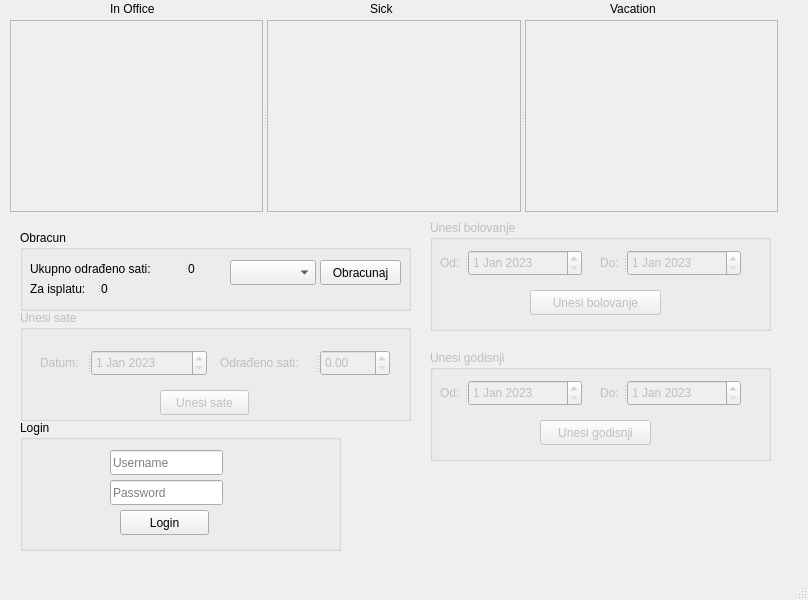
<?xml version="1.0" encoding="UTF-8"?>
<ui version="4.0">
 <class>MainWindow</class>
 <widget class="QMainWindow" name="MainWindow">
  <property name="enabled">
   <bool>true</bool>
  </property>
  <property name="geometry">
   <rect>
    <x>0</x>
    <y>0</y>
    <width>808</width>
    <height>600</height>
   </rect>
  </property>
  <property name="windowTitle">
   <string>MainWindow</string>
  </property>
  <widget class="QWidget" name="centralwidget">
   <widget class="QLabel" name="InOfficeLabel">
    <property name="geometry">
     <rect>
      <x>110</x>
      <y>0</y>
      <width>67</width>
      <height>17</height>
     </rect>
    </property>
    <property name="text">
     <string>In Office</string>
    </property>
   </widget>
   <widget class="QLabel" name="SickLabel">
    <property name="geometry">
     <rect>
      <x>370</x>
      <y>0</y>
      <width>67</width>
      <height>17</height>
     </rect>
    </property>
    <property name="text">
     <string>Sick</string>
    </property>
   </widget>
   <widget class="QLabel" name="VacationLabel">
    <property name="geometry">
     <rect>
      <x>610</x>
      <y>0</y>
      <width>67</width>
      <height>17</height>
     </rect>
    </property>
    <property name="text">
     <string>Vacation</string>
    </property>
   </widget>
   <widget class="QGroupBox" name="UnosSatiGroupView">
    <property name="enabled">
     <bool>false</bool>
    </property>
    <property name="geometry">
     <rect>
      <x>20</x>
      <y>310</y>
      <width>391</width>
      <height>111</height>
     </rect>
    </property>
    <property name="title">
     <string>Unesi sate</string>
    </property>
    <widget class="QPushButton" name="UnesiSateButton">
     <property name="geometry">
      <rect>
       <x>140</x>
       <y>80</y>
       <width>89</width>
       <height>25</height>
      </rect>
     </property>
     <property name="text">
      <string>Unesi sate</string>
     </property>
    </widget>
    <widget class="QSplitter" name="splitter_3">
     <property name="geometry">
      <rect>
       <x>20</x>
       <y>40</y>
       <width>167</width>
       <height>26</height>
      </rect>
     </property>
     <property name="orientation">
      <enum>Qt::Horizontal</enum>
     </property>
     <widget class="QLabel" name="DatumLabel">
      <property name="text">
       <string>Datum:</string>
      </property>
     </widget>
     <widget class="QDateEdit" name="DatumdateEdit">
      <property name="date">
       <date>
        <year>2023</year>
        <month>1</month>
        <day>1</day>
       </date>
      </property>
     </widget>
    </widget>
    <widget class="QSplitter" name="splitter_4">
     <property name="geometry">
      <rect>
       <x>200</x>
       <y>40</y>
       <width>170</width>
       <height>26</height>
      </rect>
     </property>
     <property name="orientation">
      <enum>Qt::Horizontal</enum>
     </property>
     <widget class="QLabel" name="SatiLabel">
      <property name="text">
       <string>Odrađeno sati:</string>
      </property>
     </widget>
     <widget class="QDoubleSpinBox" name="SatiSpinBox"/>
    </widget>
   </widget>
   <widget class="QGroupBox" name="BolovanjeGroupBox">
    <property name="enabled">
     <bool>false</bool>
    </property>
    <property name="geometry">
     <rect>
      <x>430</x>
      <y>220</y>
      <width>341</width>
      <height>111</height>
     </rect>
    </property>
    <property name="title">
     <string>Unesi bolovanje</string>
    </property>
    <widget class="QPushButton" name="UnesiBolovanjeButton">
     <property name="geometry">
      <rect>
       <x>100</x>
       <y>70</y>
       <width>131</width>
       <height>25</height>
      </rect>
     </property>
     <property name="text">
      <string>Unesi bolovanje</string>
     </property>
    </widget>
    <widget class="QSplitter" name="splitter_6">
     <property name="geometry">
      <rect>
       <x>10</x>
       <y>30</y>
       <width>142</width>
       <height>26</height>
      </rect>
     </property>
     <property name="orientation">
      <enum>Qt::Horizontal</enum>
     </property>
     <widget class="QLabel" name="BolovanjeOdLabel">
      <property name="text">
       <string>Od:</string>
      </property>
     </widget>
     <widget class="QDateEdit" name="BolovanjeOdDate">
      <property name="enabled">
       <bool>false</bool>
      </property>
      <property name="date">
       <date>
        <year>2023</year>
        <month>1</month>
        <day>1</day>
       </date>
      </property>
     </widget>
    </widget>
    <widget class="QSplitter" name="splitter_7">
     <property name="geometry">
      <rect>
       <x>170</x>
       <y>30</y>
       <width>141</width>
       <height>26</height>
      </rect>
     </property>
     <property name="orientation">
      <enum>Qt::Horizontal</enum>
     </property>
     <widget class="QLabel" name="BolovanjeDoLabel">
      <property name="text">
       <string>Do:</string>
      </property>
     </widget>
     <widget class="QDateEdit" name="BolovanjeDoDate">
      <property name="date">
       <date>
        <year>2023</year>
        <month>1</month>
        <day>1</day>
       </date>
      </property>
     </widget>
    </widget>
   </widget>
   <widget class="QGroupBox" name="GodisnjiGroupBox">
    <property name="enabled">
     <bool>false</bool>
    </property>
    <property name="geometry">
     <rect>
      <x>430</x>
      <y>350</y>
      <width>341</width>
      <height>111</height>
     </rect>
    </property>
    <property name="title">
     <string>Unesi godisnji</string>
    </property>
    <widget class="QPushButton" name="UnesiGodisnjiButton">
     <property name="geometry">
      <rect>
       <x>110</x>
       <y>70</y>
       <width>111</width>
       <height>25</height>
      </rect>
     </property>
     <property name="text">
      <string>Unesi godisnji</string>
     </property>
    </widget>
    <widget class="QSplitter" name="splitter_8">
     <property name="geometry">
      <rect>
       <x>10</x>
       <y>30</y>
       <width>142</width>
       <height>26</height>
      </rect>
     </property>
     <property name="orientation">
      <enum>Qt::Horizontal</enum>
     </property>
     <widget class="QLabel" name="GodisnjiOdDateLabel">
      <property name="text">
       <string>Od:</string>
      </property>
     </widget>
     <widget class="QDateEdit" name="GodisnjiOdDate">
      <property name="date">
       <date>
        <year>2023</year>
        <month>1</month>
        <day>1</day>
       </date>
      </property>
     </widget>
    </widget>
    <widget class="QSplitter" name="splitter_9">
     <property name="geometry">
      <rect>
       <x>170</x>
       <y>30</y>
       <width>141</width>
       <height>26</height>
      </rect>
     </property>
     <property name="orientation">
      <enum>Qt::Horizontal</enum>
     </property>
     <widget class="QLabel" name="GodisnjiDoDateLabel">
      <property name="text">
       <string>Do:</string>
      </property>
     </widget>
     <widget class="QDateEdit" name="GodisnjiDoDate">
      <property name="date">
       <date>
        <year>2023</year>
        <month>1</month>
        <day>1</day>
       </date>
      </property>
     </widget>
    </widget>
   </widget>
   <widget class="QGroupBox" name="LoginGroupBox">
    <property name="geometry">
     <rect>
      <x>20</x>
      <y>420</y>
      <width>321</width>
      <height>131</height>
     </rect>
    </property>
    <property name="title">
     <string>Login</string>
    </property>
    <widget class="QLineEdit" name="usernameField">
     <property name="geometry">
      <rect>
       <x>90</x>
       <y>30</y>
       <width>113</width>
       <height>25</height>
      </rect>
     </property>
     <property name="inputMask">
      <string/>
     </property>
     <property name="text">
      <string/>
     </property>
     <property name="placeholderText">
      <string>Username</string>
     </property>
    </widget>
    <widget class="QLineEdit" name="passwordField">
     <property name="geometry">
      <rect>
       <x>90</x>
       <y>60</y>
       <width>113</width>
       <height>25</height>
      </rect>
     </property>
     <property name="inputMask">
      <string/>
     </property>
     <property name="text">
      <string/>
     </property>
     <property name="placeholderText">
      <string>Password</string>
     </property>
    </widget>
    <widget class="QPushButton" name="LoginButton">
     <property name="geometry">
      <rect>
       <x>100</x>
       <y>90</y>
       <width>89</width>
       <height>25</height>
      </rect>
     </property>
     <property name="text">
      <string>Login</string>
     </property>
    </widget>
   </widget>
   <widget class="QSplitter" name="splitter">
    <property name="geometry">
     <rect>
      <x>10</x>
      <y>20</y>
      <width>768</width>
      <height>192</height>
     </rect>
    </property>
    <property name="orientation">
     <enum>Qt::Horizontal</enum>
    </property>
    <widget class="QListView" name="InOfficeListView">
     <property name="enabled">
      <bool>false</bool>
     </property>
    </widget>
    <widget class="QListView" name="SickListView">
     <property name="enabled">
      <bool>false</bool>
     </property>
    </widget>
    <widget class="QListView" name="VacationListView">
     <property name="enabled">
      <bool>false</bool>
     </property>
    </widget>
   </widget>
   <widget class="QGroupBox" name="ObracunGroupBox">
    <property name="enabled">
     <bool>true</bool>
    </property>
    <property name="geometry">
     <rect>
      <x>20</x>
      <y>230</y>
      <width>391</width>
      <height>81</height>
     </rect>
    </property>
    <property name="title">
     <string>Obracun</string>
    </property>
    <widget class="QSplitter" name="splitter_5">
     <property name="geometry">
      <rect>
       <x>10</x>
       <y>50</y>
       <width>79</width>
       <height>17</height>
      </rect>
     </property>
     <property name="orientation">
      <enum>Qt::Horizontal</enum>
     </property>
     <widget class="QLabel" name="ZaIsplatuLabel">
      <property name="text">
       <string>Za isplatu:</string>
      </property>
     </widget>
     <widget class="QLabel" name="BrojZaIsplatuLabel">
      <property name="text">
       <string>0</string>
      </property>
     </widget>
    </widget>
    <widget class="QSplitter" name="splitter_2">
     <property name="geometry">
      <rect>
       <x>10</x>
       <y>30</y>
       <width>167</width>
       <height>17</height>
      </rect>
     </property>
     <property name="orientation">
      <enum>Qt::Horizontal</enum>
     </property>
     <widget class="QLabel" name="UkupnoSatiLabel">
      <property name="text">
       <string>Ukupno odrađeno sati: </string>
      </property>
     </widget>
     <widget class="QLabel" name="BrojSatiLabel">
      <property name="text">
       <string>0</string>
      </property>
     </widget>
    </widget>
    <widget class="QComboBox" name="MjesecGroupBox">
     <property name="geometry">
      <rect>
       <x>210</x>
       <y>30</y>
       <width>86</width>
       <height>25</height>
      </rect>
     </property>
    </widget>
    <widget class="QPushButton" name="ObracunajButton">
     <property name="geometry">
      <rect>
       <x>300</x>
       <y>30</y>
       <width>81</width>
       <height>25</height>
      </rect>
     </property>
     <property name="text">
      <string>Obracunaj</string>
     </property>
    </widget>
   </widget>
  </widget>
  <widget class="QMenuBar" name="menubar">
   <property name="geometry">
    <rect>
     <x>0</x>
     <y>0</y>
     <width>808</width>
     <height>22</height>
    </rect>
   </property>
  </widget>
  <widget class="QStatusBar" name="statusbar"/>
 </widget>
 <resources/>
 <connections/>
</ui>
